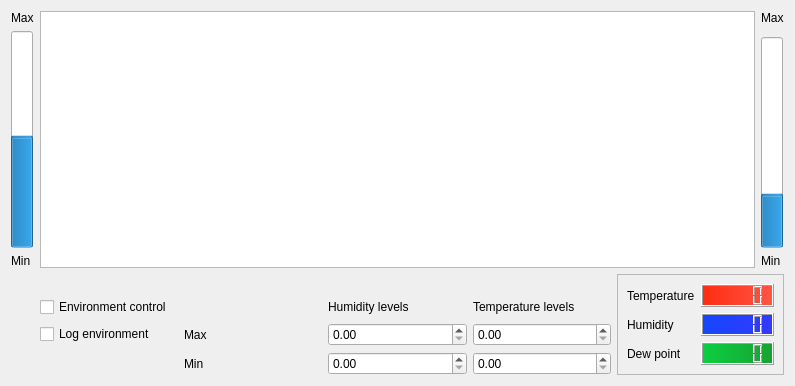
<?xml version="1.0" encoding="UTF-8"?>
<ui version="4.0">
 <class>Form</class>
 <widget class="QWidget" name="Form">
  <property name="geometry">
   <rect>
    <x>0</x>
    <y>0</y>
    <width>795</width>
    <height>386</height>
   </rect>
  </property>
  <property name="windowTitle">
   <string>Form</string>
  </property>
  <layout class="QVBoxLayout" name="verticalLayout">
   <item>
    <layout class="QGridLayout" name="environement_control_layout">
     <property name="sizeConstraint">
      <enum>QLayout::SetFixedSize</enum>
     </property>
     <item row="7" column="6">
      <widget class="QDoubleSpinBox" name="min_hum_spin"/>
     </item>
     <item row="4" column="8" rowspan="4" colspan="2">
      <widget class="QFrame" name="lcd_display">
       <property name="frameShape">
        <enum>QFrame::StyledPanel</enum>
       </property>
       <property name="frameShadow">
        <enum>QFrame::Raised</enum>
       </property>
       <layout class="QFormLayout" name="formLayout">
        <item row="0" column="0">
         <widget class="QLabel" name="temp_lcd_label">
          <property name="text">
           <string>Temperature</string>
          </property>
         </widget>
        </item>
        <item row="0" column="1">
         <widget class="QLCDNumber" name="temp_lcd">
          <property name="styleSheet">
           <string notr="true">background-color: qlineargradient(spread:pad, x1:0, y1:0, x2:1, y2:0, stop:0 rgb(255, 44, 16), stop:1 rgb(255, 85, 70));</string>
          </property>
         </widget>
        </item>
        <item row="1" column="0">
         <widget class="QLabel" name="hum_lcd_label">
          <property name="text">
           <string>Humidity</string>
          </property>
         </widget>
        </item>
        <item row="1" column="1">
         <widget class="QLCDNumber" name="hum_lcd">
          <property name="styleSheet">
           <string notr="true">background-color: qlineargradient(spread:pad, x1:0, y1:0, x2:1, y2:0, stop:0 rgb(21, 71, 255), stop:1 rgb(53, 56, 255));</string>
          </property>
         </widget>
        </item>
        <item row="2" column="0">
         <widget class="QLabel" name="dew_point_lcd_label">
          <property name="text">
           <string>Dew point</string>
          </property>
         </widget>
        </item>
        <item row="2" column="1">
         <widget class="QLCDNumber" name="dew_point_lcd">
          <property name="styleSheet">
           <string notr="true">background-color: qlineargradient(spread:pad, x1:0, y1:0, x2:1, y2:0, stop:0 rgb(11, 208, 67), stop:1 rgb(25, 161, 48));</string>
          </property>
         </widget>
        </item>
       </layout>
      </widget>
     </item>
     <item row="6" column="4">
      <widget class="QCheckBox" name="log_env_check">
       <property name="text">
        <string>Log environment</string>
       </property>
      </widget>
     </item>
     <item row="7" column="7">
      <widget class="QDoubleSpinBox" name="min_temp_spin"/>
     </item>
     <item row="6" column="5">
      <widget class="QLabel" name="max_label">
       <property name="text">
        <string>Max</string>
       </property>
      </widget>
     </item>
     <item row="6" column="6">
      <widget class="QDoubleSpinBox" name="max_hum_spin"/>
     </item>
     <item row="5" column="6">
      <widget class="QLabel" name="humm_levels_label">
       <property name="text">
        <string>Humidity levels</string>
       </property>
      </widget>
     </item>
     <item row="5" column="4">
      <widget class="QCheckBox" name="env_control_check">
       <property name="text">
        <string>Environment control</string>
       </property>
      </widget>
     </item>
     <item row="3" column="9">
      <widget class="QLabel" name="min_hum">
       <property name="text">
        <string>Min</string>
       </property>
      </widget>
     </item>
     <item row="7" column="5">
      <widget class="QLabel" name="min_label">
       <property name="text">
        <string>Min</string>
       </property>
      </widget>
     </item>
     <item row="5" column="7">
      <widget class="QLabel" name="temp_levels_label">
       <property name="text">
        <string>Temperature levels</string>
       </property>
      </widget>
     </item>
     <item row="2" column="9">
      <widget class="QProgressBar" name="humidity_bar">
       <property name="value">
        <number>24</number>
       </property>
       <property name="textVisible">
        <bool>false</bool>
       </property>
       <property name="orientation">
        <enum>Qt::Vertical</enum>
       </property>
      </widget>
     </item>
     <item row="6" column="7">
      <widget class="QDoubleSpinBox" name="max_temp_spin"/>
     </item>
     <item row="0" column="4" rowspan="4" colspan="5">
      <widget class="PlotWidget" name="pyqtPlotItem">
       <property name="maximumSize">
        <size>
         <width>16777215</width>
         <height>16777215</height>
        </size>
       </property>
      </widget>
     </item>
     <item row="0" column="9">
      <widget class="QLabel" name="max_hum">
       <property name="text">
        <string>Max</string>
       </property>
      </widget>
     </item>
     <item row="0" column="3">
      <widget class="QLabel" name="max_temp">
       <property name="text">
        <string>Max</string>
       </property>
      </widget>
     </item>
     <item row="3" column="3">
      <widget class="QLabel" name="min_temp">
       <property name="text">
        <string>Min</string>
       </property>
      </widget>
     </item>
     <item row="1" column="3" rowspan="2">
      <widget class="QProgressBar" name="temperature_bar">
       <property name="layoutDirection">
        <enum>Qt::LeftToRight</enum>
       </property>
       <property name="value">
        <number>50</number>
       </property>
       <property name="alignment">
        <set>Qt::AlignLeading|Qt::AlignLeft|Qt::AlignVCenter</set>
       </property>
       <property name="textVisible">
        <bool>false</bool>
       </property>
       <property name="orientation">
        <enum>Qt::Vertical</enum>
       </property>
       <property name="invertedAppearance">
        <bool>false</bool>
       </property>
      </widget>
     </item>
    </layout>
   </item>
  </layout>
 </widget>
 <customwidgets>
  <customwidget>
   <class>PlotWidget</class>
   <extends>QGraphicsView</extends>
   <header>pyqtgraph</header>
  </customwidget>
 </customwidgets>
 <resources/>
 <connections/>
</ui>
